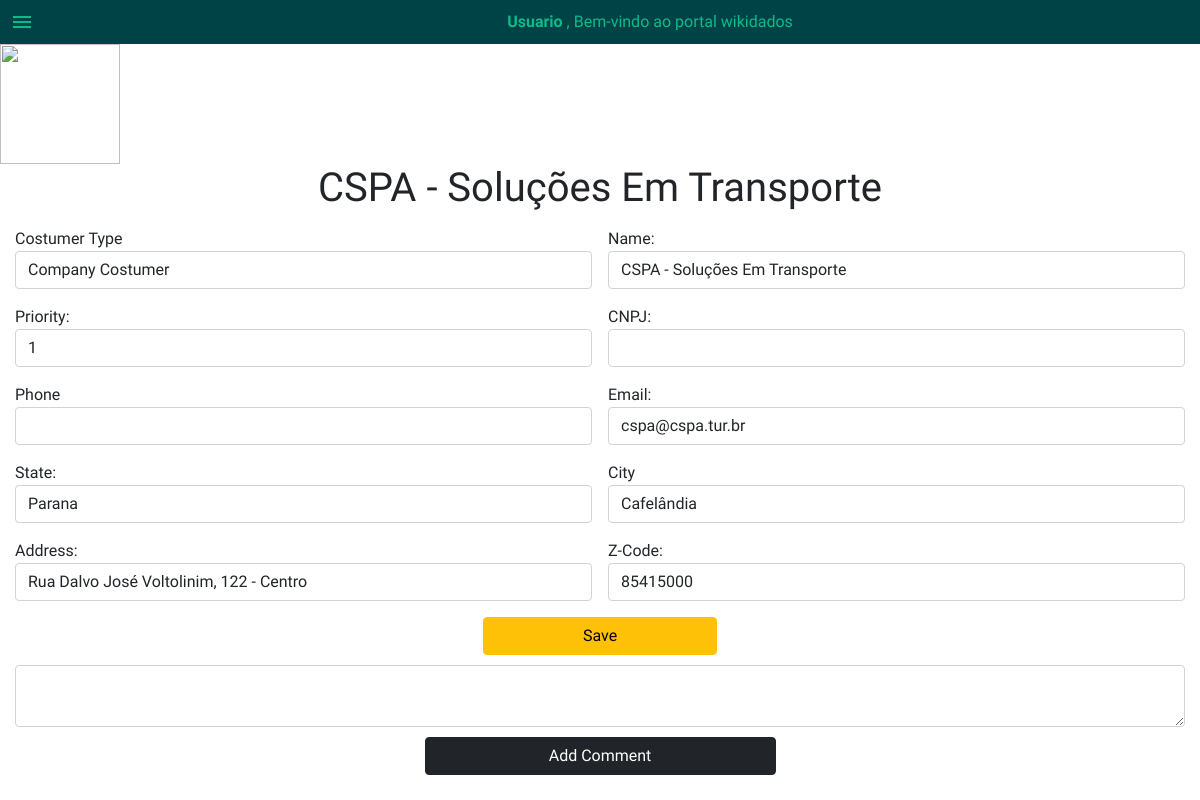
Page /costumer/4 on the earlier database version.
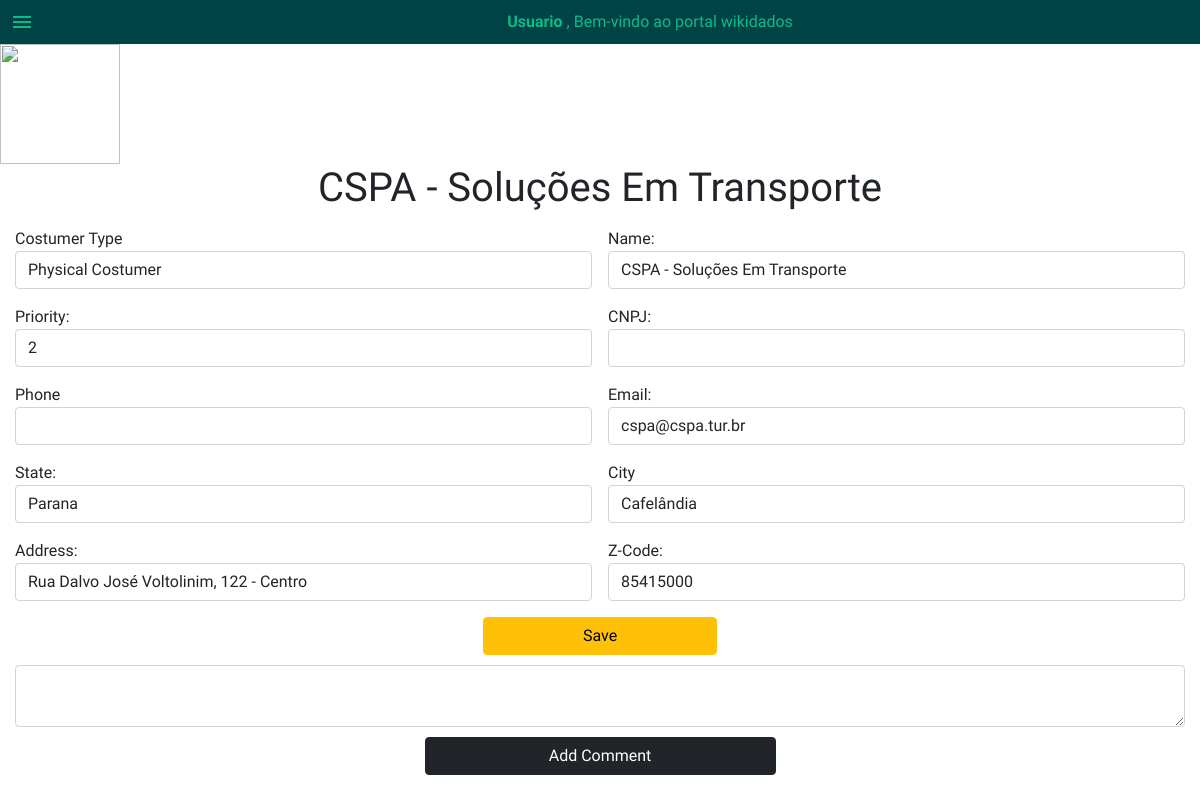
Same page on the later database version.
### FinalProject/models.py (models this page shows, shortened)
class Costumer(models.Model):
    type = models.CharField(max_length=255, choices=costumerTypeChoices)
    name = models.CharField(max_length=255, blank=False)
    priority = models.CharField(choices=priorityChoices, default=1, max_length=1)
    phone = models.CharField(max_length=11, blank=True, null=True)
    CNPJ = models.CharField(blank=False, max_length=14, unique=True)
    email = models.EmailField(max_length=255, blank=False, unique=True)
    createDate = models.DateField(auto_now_add=True)
    state = models.CharField(max_length=50, default="")
    city = models.CharField(max_length=50, default="")
    address = models.CharField(max_length=50, default="")
    zCode = models.CharField(max_length=8, default="")
    comments = models.ManyToManyField(Comment, default="", blank=True, related_name="relatedCostumer")

### FinalProject/views.py (the view, shortened to what this page needs)
def costumerDetails(request, costumerID):
   newComment(request, costumerID, Costumer)
   return render(request, "final/costumer.html", {
      "costumersDetails": Costumer.objects.get(id=costumerID),
      "costumerTypeChoices": costumerTypeChoices,
      "priorityChoices": priorityChoices
   })

### FinalProject/views.py (called while the page is built)
def newComment(request, moduleID, module):
   if "commentContent" in request.POST:
         newComment = Comment(user=request.user, content=request.POST.get("commentContent", False))
         newComment.save()
         CommentLink = module.objects.get(id=moduleID)
         CommentLink.comments.add(newComment)
         CommentLink.save()

### FinalProject/templates/final/costumer.html (shortened to what the changed rows need)
{% extends 'final/layout.html' %}
{% load static %}
{%block costumer %}
{% if allCostumers %}
<h1 class="text-center"> Costumers </h1>
<div id="costumerContainer">
    <div id="costumerHeader">
        <span> ID </span>
        <span> Type </span>
        <span> Name </span>
        <span> CNPJ </span>
        <span> Email </span>
        <span> City </span>
        <span> Address </span>
    </div>
    {% for costumer in allCostumers %}
    <div id="allCostumers">
        <a href="{% url 'costumersDetails' costumer.id %}" class="btn btn-light">
            <span> {{ costumer.id }} </span>
            <span> {{ costumer.type }} </span>
            <span> {{ costumer.clientName }} </span>
            <span> {{ costumer.CNPJ }} </span>
            <span> {{ costumer.email }} </span>
            <span> {{ costumer.city }} </span>
            <span> {{ costumer.address }}</span>
        </a>
    </div>
    {%endfor%}
</div>
{% elif costumersDetails %}
<div>
    <div>
        <img src="" alt="">
        <h1 class="text-center"> {{ costumersDetails.name }}</h1>
    </div>
    <div id="costumersDetailsContainer">
        <div id="costumersDetailsForm">
            <form action="{% url 'costumersDetails' costumersDetails.id %}" method="POST">
                <label for=""> Costumer Type
                    <select class="form-control" name="costumersDetailsType" id="">
                        {% for type in costumerTypeChoices %}
                        <option value="{{ costumersDetails.type }}"
                        {% if type.1 == costumersDetails.type %} selected {% endif%}>
                            {{ type.1 }}
                        </option>
                        {% endfor %}
                    </select>
                </label>
                <label for=""> Name:
                    <input class="form-control" type="text" name="costumersDetailsName" id="" value="{{ costumersDetails.name }}">
                </label>
                <label for="">Priority:
                    <select class="form-control" name="costumersDetailsPriority" id="">
                        {% for priority in priorityChoices %}
                        <option value="{{ costumersDetails.priority }}"
                        {% if priority.0 == costumersDetails.priority %} selected {% endif %}>
                            {{ priority.1 }}
                        </option>
                        {% endfor %}
                    </select>
                </label>
                <label for="">CNPJ:
                    <input class="form-control" type="number" maxlength="14" name="costumersDetailsCNPJ" id="costumersDetailsCNPJ" value="{{ costumersDetails.CNPJ }}">
                </label>
                <label for="">Phone
                    <input class="form-control" type="number" name="costumersDetailsPhone" id="" value="{{ costumersDetails.phone }}">
                </label>
                <label for="">Email:
                    <input class="form-control" type="email" name="costumersDetailsEmail" id="" value="{{ costumersDetails.email }}">
                </label>
                <label for="">State:
                    <input class="form-control" type="text" name="costumersDetailsState" id="" value="{{ costumersDetails.state }}">
                </label>
                <label for="">City
                    <input class="form-control" type="text" name="costumersDetailsCity" id="" value="{{ costumersDetails.city }}">
                </label>
                <label for="">Address:
                    <input class="form-control" type="" name="costumersDetailsAddress" id="" value="{{ costumersDetails.address }}">
                </label>
                <label for="">Z-Code:
                    <input class="form-control" type="text" name="costumersDetailsZCode" id="" value="{{ costumersDetails.zCode }}">
                </label>
                <div id="saveButtonContainer" class="text-center">
                    <input class="btn btn-warning" type="submit" name="" id="saveButton" value="Save">
                </div>
            </form>
        </div>
        <section>
            <div id="commentContainerForm">
                <form action="" method="POST">
                        <textarea class="form-control" name="commentContent" id="commentContent" cols="" rows="2"></textarea>
                        <input class="btn btn-dark" value="Add Comment" type="submit" name="" id="">
                </form>
            </div>
        </section>
    </div>
</div>
{% endif %}
<link rel="stylesheet" href="{% static 'costumers.css' %}">
{%endblock%}

Differences in the rows shown:
changed Costumer "CSPA - Soluções Em Transporte": costumersDetailsType "Company Costumer" → "Physical Costumer"; costumersDetailsPriority (not shown) → "2"
Other differences:
form field costumersDetailsPriority: "1" → (not shown)
